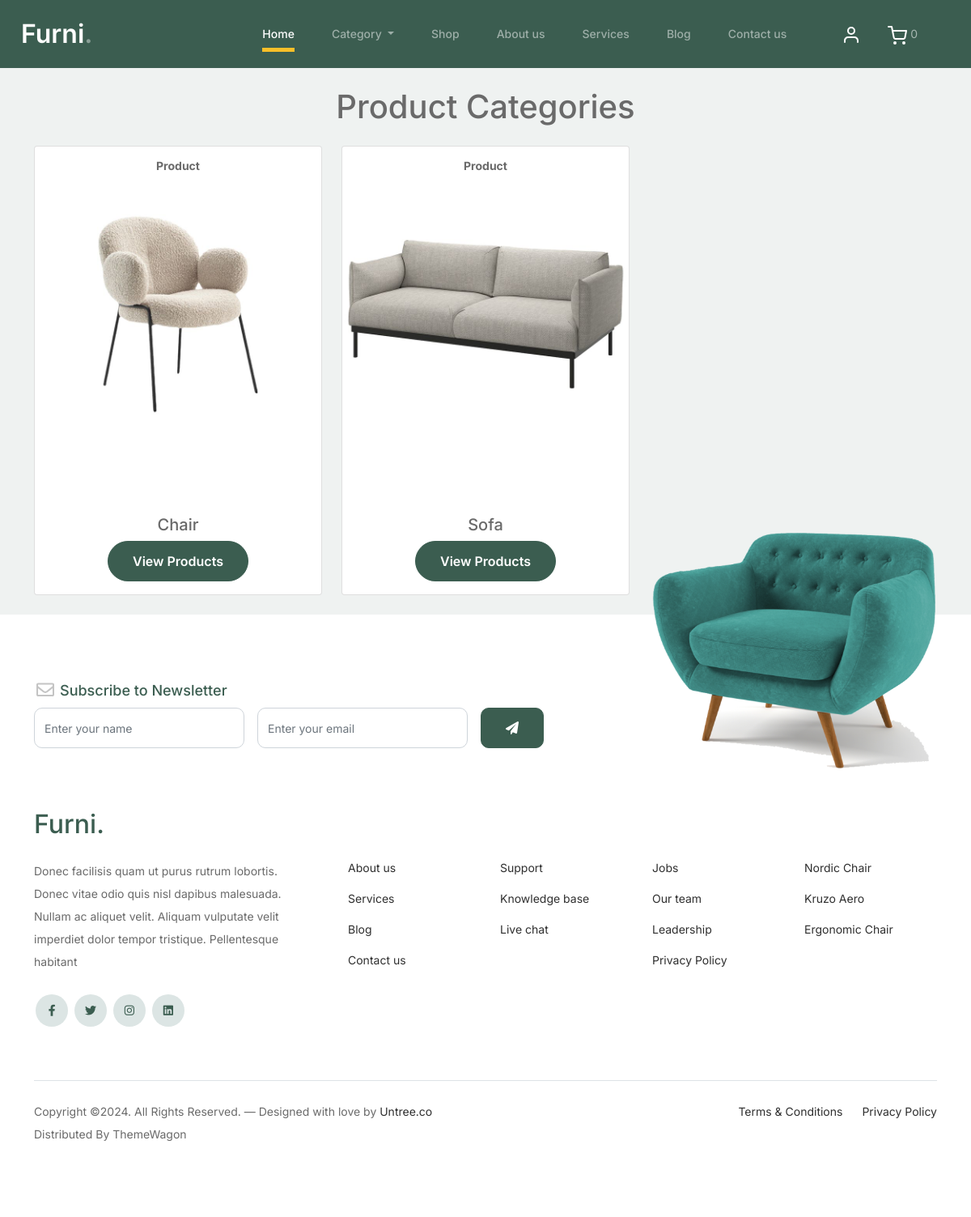
The page /category/ on the database its author committed.
### core/models.py (models this page shows, shortened)
class Category(models.Model):
    cid = ShortUUIDField(unique=True, length=10, max_length=20, prefix="cat", alphabet="abcdefgh12345")
    title = models.CharField(max_length=100, default="Food")
    image = models.ImageField(upload_to="category", default="category.jpg")
    class Meta:
        verbose_name_plural = "Categories"

### core/views.py (the view)
# urls.py: path("category/", category_list_view, name="category-list"),
def category_list_view(request):
    categories = Category.objects.all()
    context = {
        "categories" : categories
    }
    return render(request, 'core/category-list.html', context)

### core/context_processor.py (called while the page is built)
def default(request):
    categories = Category.objects.all()
    return {
        "categories" : categories,
    }

### templates/core/category-list.html (shortened to what this page needs)
{% extends 'partials/base.html' %}
{% load static %}
{% block content %}
<div class="container">
    <h1 class="my-4 text-center">Product Categories</h1>
    <div class="row">
        {% for category in categories %}
        <div class="col-md-4 mb-4">
            <div class="card">
            {% if category.image %}
                <img src="{{ category.image.url }}" class="card-img-top" alt="{{ category.name }}">
                <div class="card-body text-center">
                    <h5 class="card-title">{{ category.title }}</h5>
                    <a href="{% url 'core:product-list' %}?category={{ category.slug }}" class="btn btn-primary">View Products</a>
                    <span class="hit-count mr-10">{{ category.category.count }} Product{{ category.category.count|pluralize:"s"}}</span>
                </div>
            {% endif %}
            </div>
        </div>
        {% empty %}
        <p>No categories available at this moment.</p>
        {% endfor %}
    </div>
</div>
{% endblock content %}

### static/css/style.css (style rules this page uses)
body { overflow-x: hidden; position: relative; }
body { font-family: "Inter", sans-serif; font-weight: 400; line-height: 28px; color: #6a6a6a; font-size: 14px; background-color: #eff2f1; }
a { text-decoration: none; -webkit-transition: .3s all ease; -o-transition: .3s all ease; transition: .3s all ease; color: #2f2f2f; text-decoration: underline; }
.btn { font-weight: 600; padding: 12px 30px; border-radius: 30px; color: #ffffff; background: #2f2f2f; border-color: #2f2f2f; }
.btn.btn-primary { background: #3b5d50; border-color: #3b5d50; }

### templates/core/category-list.html (style rules this page uses)
.card { position: relative; }
.hit-count { display: block; font-weight: bold; margin-bottom: 10px; text-align: center; position: absolute; top: 10px; left: 50%; transform: translateX(-50%); }
.card-title { margin-top: 40px; }
.card-img-top { margin-top: 30px; margin-bottom: 15px; }

### rows shown on the page
Category: image (picture), title "Chair"
Category: image (picture), title "Sofa"

### other values the page prints
{{ request.session.cart_data_obj|length }} "0"
